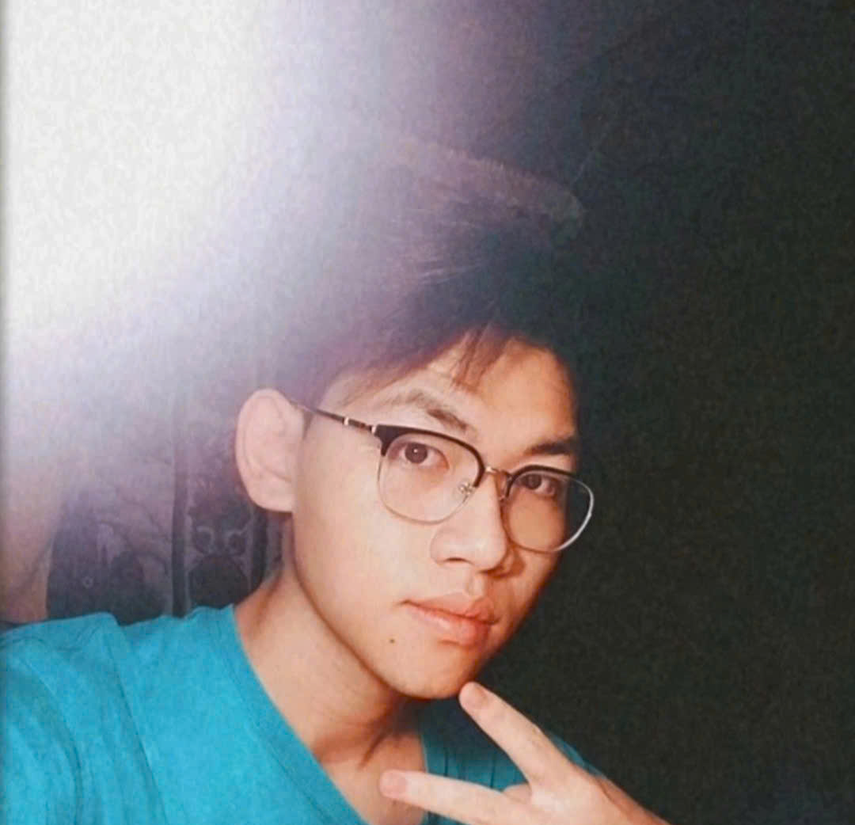
#> input picture samples/selfie.png, 855 x 825 px, shrunk from 1080 x 1042 before the run
$ python -i canny_edge_detection.py   (imports and definitions only)
#> lines starting #> are read from the running program, lines starting #| are printed output that depends on the picture
from typing import Tuple
import numpy as np
from scipy import ndimage

# Using built-in function
#-----------------------------------------------------#
#def canny_edge_detection(img):                       |
#    canny_edges = cv2.Canny(img, 100, 150)           |
#    return canny_edges                               |
#-----------------------------------------------------#

def rgb2gray(rgb: np.ndarray) -> np.ndarray:
    """
    Convert an RGB image into grayscale using the standard luminance coefficients

    Parameters:
        rgb: The input image in RGB format (3-channel color image)

    --------------------------------------------------
    Returns:
        np.ndarray: The resulting grayscale image
    """
    return np.dot(rgb[..., :3], [0.2989, 0.5870, 0.1140])

def gaussian_filter(image: np.ndarray) -> np.ndarray:
    """
    Apply a Gaussian filter for noise reduction to the input image

    Parameters:
        image: The input image (grayscale)

    --------------------------------------------------
    Returns:
        image_blurred: The blurred image after applying the Gaussian filter
    """
    # Create Gaussian kernel
    size = 5
    sigma = 1.4

    size = size // 2
    x, y = np.mgrid[-size:size + 1, -size:size + 1]
    normal = 1 / (2.0 * np.pi * (sigma ** 2))
    gaussian_kernel = np.exp(-((x ** 2 + y ** 2) / (2.0 * (sigma ** 2)))) * normal

    gray_image = rgb2gray(image)  # Convert image to grayscale

    image_blurred = ndimage.convolve(gray_image, gaussian_kernel)  # Apply Gaussian filter
    return image_blurred

def sobel_filters(image: np.ndarray) -> Tuple[np.ndarray, np.ndarray]:
    """
    Compute the gradient magnitudes and directions using Sobel filters

    Parameters:
        image: The input image (grayscale)

    --------------------------------------------------
    Returns:
        grad_mag: The gradient magnitudes of the image
        theta: The gradient directions (angles) of the image
    """
    # Sobel kernels for edge detection
    Kx = np.array([
        [-1, 0, 1],
        [-2, 0, 2],
        [-1, 0, 1]], dtype=np.float32)
    Ky = np.array([
        [1, 2, 1],
        [0, 0, 0],
        [-1, -2, -1]], dtype=np.float32)

    # Compute gradients in x and y directions
    Ix = ndimage.convolve(image, Kx)
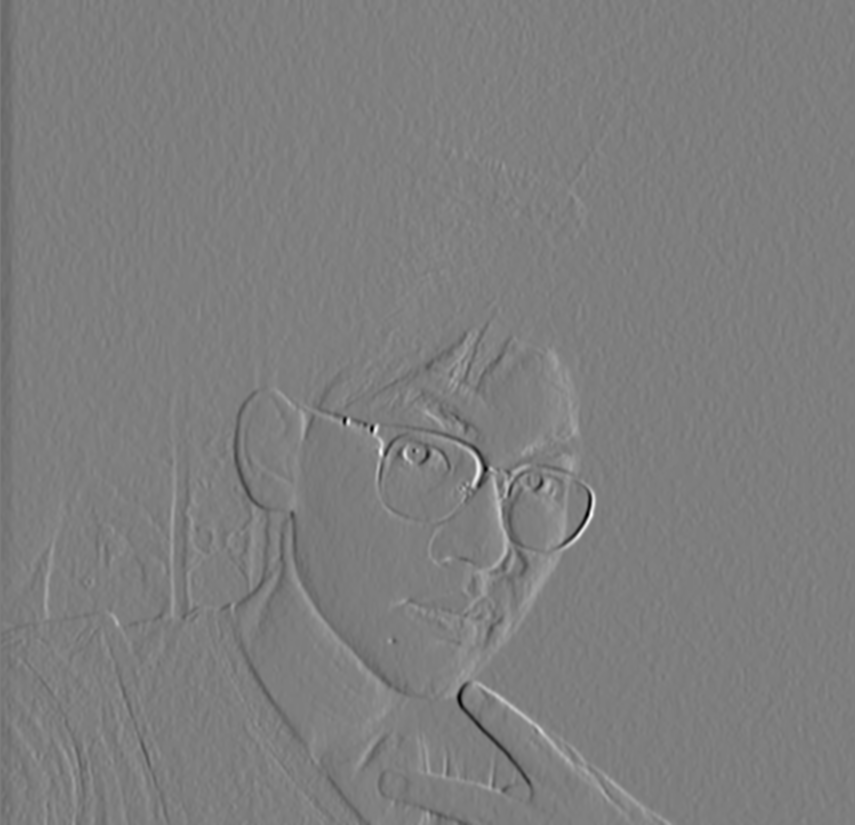
#> Ix: shape (825, 855) float64; min -256.6, max 262.2, mean 0.8; drawn with min black and max white
    Iy = ndimage.convolve(image, Ky)
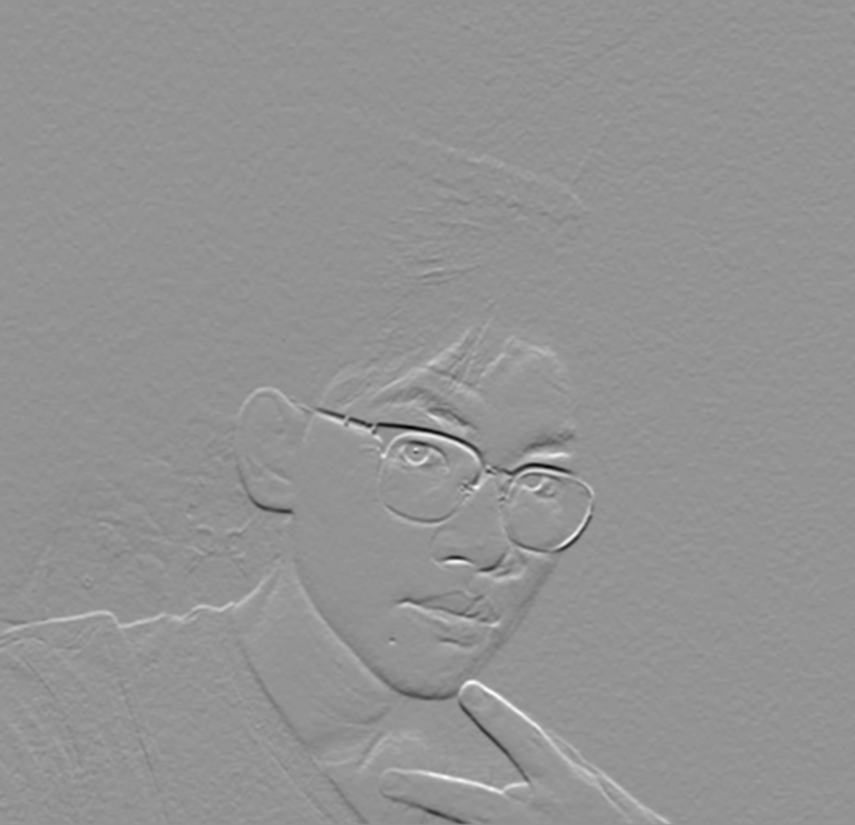
#> Iy: shape (825, 855) float64; min -279.5, max 204, mean -0.2; drawn with min black and max white

    # Compute gradient magnitudes and directions (angles)
    grad_mag = np.hypot(Ix, Iy)  # Magnitude of the gradient
    theta = np.arctan2(Iy, Ix)  # Angle of the gradient
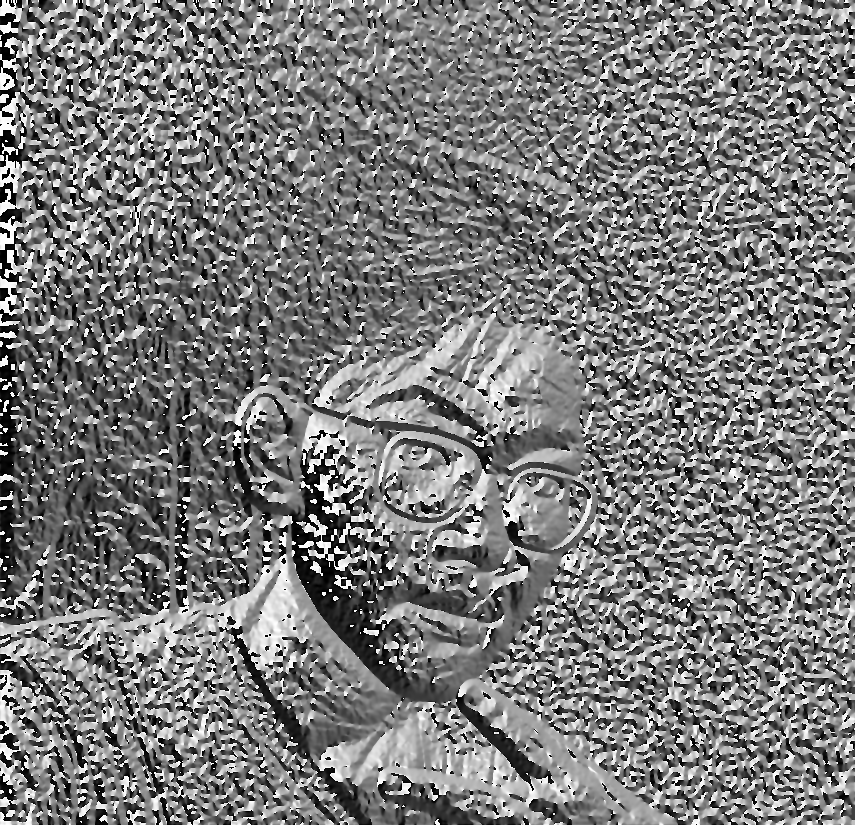
#> theta: shape (825, 855) float64; min -3.14, max 3.14, mean -0.109; drawn with min black and max white

    return (grad_mag, theta)

def non_maximum_suppress(grad_mag: np.ndarray,
                         theta: np.ndarray) -> np.ndarray:
    """
    Perform non-maximum suppression to thin the edges

    Parameters:
        grad_mag: The gradient magnitude of the image
        theta: The gradient direction (angle) of the image

    --------------------------------------------------
    Returns:
        np.ndarray: The image after non-maximum suppression (thinned edges)
    """
    h, w = grad_mag.shape
#> h = 825; w = 855
    non_max_img = np.zeros((h, w), dtype=np.int32)

    angle = theta * 180. / np.pi
    angle[angle < 0] += 180  # Normalize angles to [0, 180]
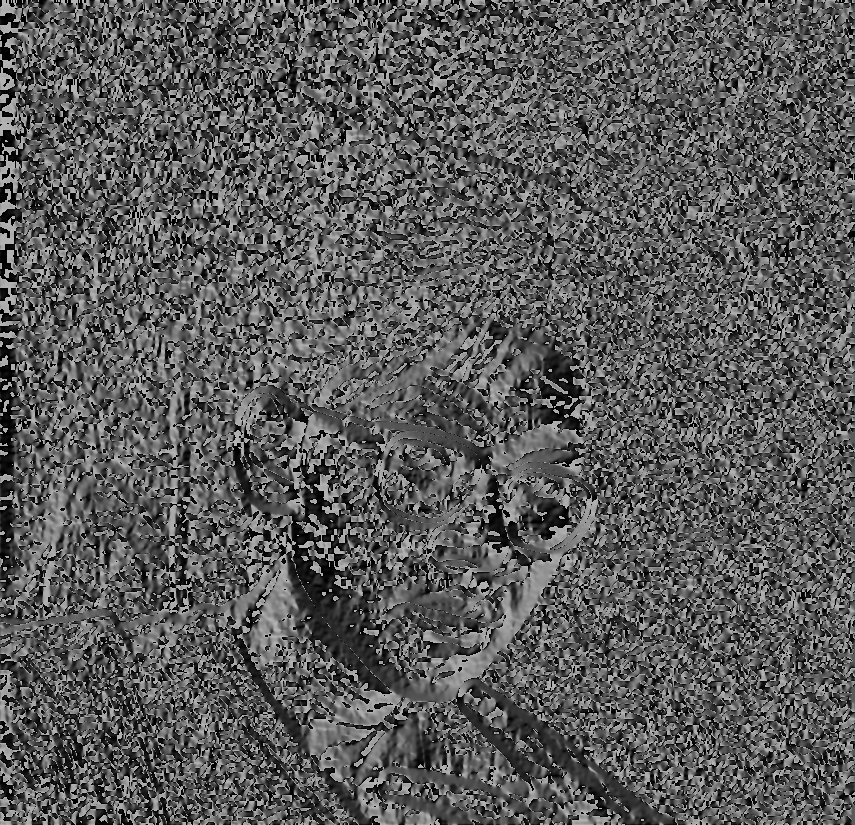
#> angle: shape (825, 855) float64; min 0, max 180, mean 90.4

    # Loop through every pixel in the image for non-maximum suppression
    for i in range(1, h):
        for j in range(1, w):
            q = 255
            r = 255
            try:
                if (0 <= angle[i, j] < 22.5) or (157.5 <= angle[i, j] <= 180):
                    q = grad_mag[i, j + 1]
                    r = grad_mag[i, j - 1]
                elif (22.5 <= angle[i, j] < 67.5):
                    q = grad_mag[i + 1, j - 1]
                    r = grad_mag[i - 1, j + 1]
                elif (67.5 <= angle[i, j] < 112.5):
                    q = grad_mag[i + 1, j]
                    r = grad_mag[i - 1, j]
                elif (112.5 <= angle[i, j] < 157.5):
                    q = grad_mag[i - 1, j - 1]
                    r = grad_mag[i + 1, j + 1]

                # Non-maximum suppression step
                if (grad_mag[i, j] >= q) and (grad_mag[i, j] >= r):
                    non_max_img[i, j] = grad_mag[i, j]
                else:
                    non_max_img[i, j] = 0
            except:
                pass
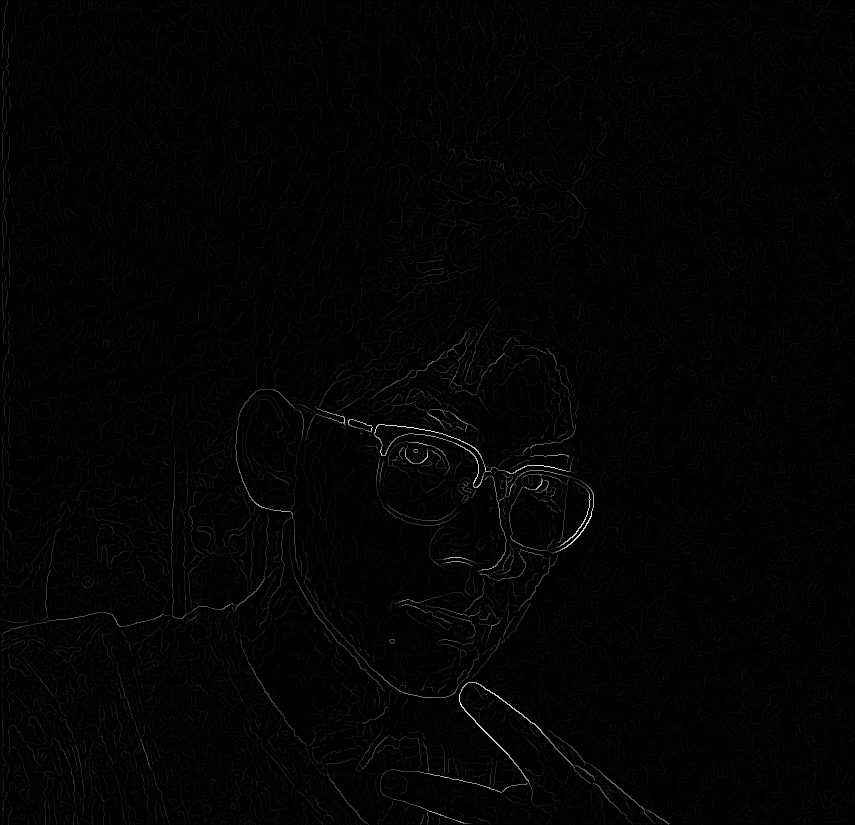
#> non_max_img: shape (825, 855) int32; min 0, max 280, mean 3; drawn with min black and max white

    return non_max_img

def double_thres(image: np.ndarray,
                 grad_mag: np.ndarray,
                 weak_pix: int,
                 strong_pix: int,
                 weak_ratio: float,
                 strong_ratio: float) -> np.ndarray:
    """
    Apply double thresholding to the image to classify pixels as weak or strong edges

    Parameters:
        image: The input image (grayscale)
        grad_mag: The gradient magnitudes of the image
        weak_pix: The pixel value representing weak edges
        strong_pix: The pixel value representing strong edges
        weak_ratio: The threshold ratio for weak edges
        strong_ratio: The threshold ratio for strong edges

    --------------------------------------------------
    Returns:
        image_thresh: The image with classified edge pixels (weak or strong)
    """
#> called with weak_pix = 100, strong_pix = 255, weak_ratio = 0.09, strong_ratio = 0.17
    h, w = image.shape
#> h = 825; w = 855

    mag_max = np.max(grad_mag)  # Maximum gradient magnitude
#> mag_max = 280.8
    strong_thres = mag_max * strong_ratio
#> strong_thres = 47.74
    weak_thres = strong_thres * weak_ratio
#> weak_thres = 4.3

    image_thresh = np.zeros((h, w), dtype=np.int32)

    strong_i, strong_j = np.where(image >= strong_thres)
#> strong_i = 6328 values from 165 to 824; strong_j = 6328 values, max 669 at index 6323, min 5 at index 4423, mean 424.6
    weak_i, weak_j = np.where((image >= weak_thres) & (image <= strong_thres))

    image_thresh[strong_i, strong_j] = strong_pix
    image_thresh[weak_i, weak_j] = weak_pix

    return image_thresh

def hysteresis(image: np.ndarray,
               weak_pix: int,
               strong_pix: int) -> np.ndarray:
    """
    Apply edge tracking using hysteresis to finalize edge detection

    Parameters:
        image: The input image (edge classification result)
        weak_pix: The pixel value representing weak edges
        strong_pix: The pixel value representing strong edges

    --------------------------------------------------
    Returns:
        edges: The final edge-detected image after hysteresis
    """
#> called with weak_pix = 100, strong_pix = 255
    h, w = image.shape
#> h = 825; w = 855

    edges = np.copy(image)
    for i in range(1, h - 1):
        for j in range(1, w - 1):
            try:
                # Check neighbors for strong pixels
                if (image[i, j] == weak_pix):
                    if (image[i + 1, j - 1] == strong_pix) or \
                        (image[i + 1, j] == strong_pix) or \
                        (image[i + 1, j + 1] == strong_pix) or \
                        (image[i, j - 1] == strong_pix) or \
                        (image[i, j + 1] == strong_pix) or \
                        (image[i - 1, j - 1] == strong_pix) or \
                        (image[i - 1, j] == strong_pix) or \
                        (image[i - 1, j + 1] == strong_pix):

                        edges[i, j] = strong_pix
                    else:
                        edges[i, j] = 0
            except:
                pass
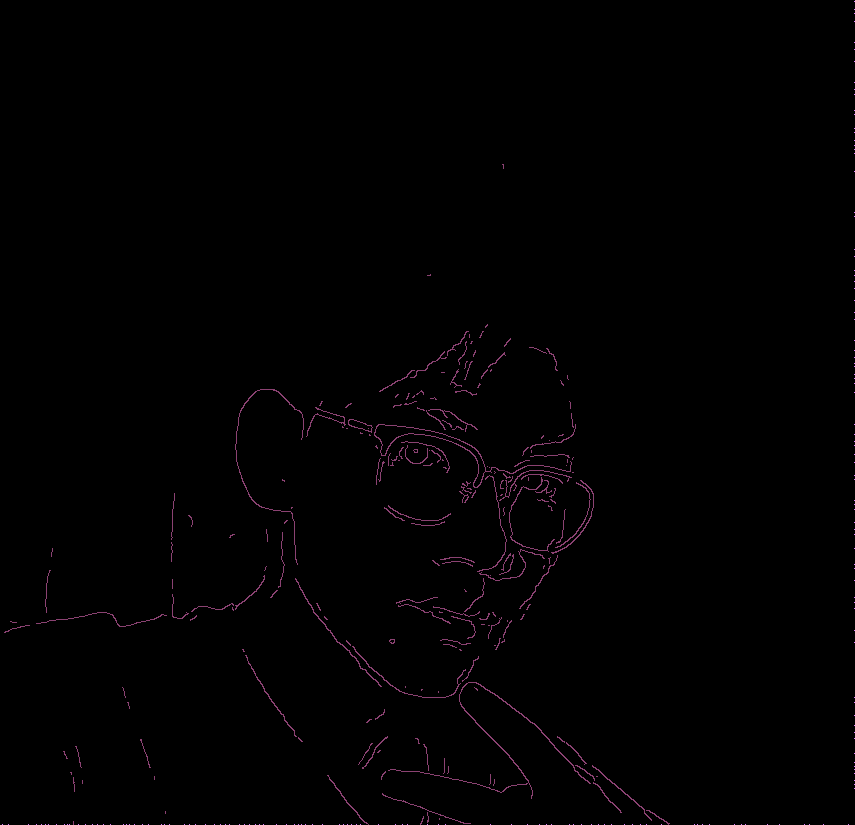
#> edges: shape (825, 855) int32; 3 distinct labels, from 0 to 255; one colour per label, 0 black

    return edges

def canny_edge_detection(image: np.ndarray,
                         weak_pix: int = 100,
                         strong_pix: int = 255,
                         strong_ratio: float = 0.17,
                         weak_ratio: float = 0.09) -> np.ndarray:
    """
    Perform Canny edge detection on the input image

    Parameters:
        image: The input image in RGB format (3-channel color image)
        weak_pix: The pixel value for weak edges
        strong_pix: The pixel value for strong edges
        strong_ratio: The ratio to determine the strong threshold
        weak_ratio: The ratio to determine the weak threshold

    --------------------------------------------------
    Returns:
        canny_edges: The final edge-detected image in binary format
    """
    image_blurred = gaussian_filter(image)  # Apply Gaussian filter to reduce noise

    grad_mag, theta = sobel_filters(image_blurred)  # Compute gradients

    non_max_img = non_maximum_suppress(grad_mag, theta)  # Apply non-maximum suppression

    image_thresh = double_thres(non_max_img,
                                grad_mag,
                                weak_pix,
                                strong_pix,
                                weak_ratio,
                                strong_ratio)  # Apply double thresholding

    canny_edges = hysteresis(image_thresh,
                             weak_pix,
                             strong_pix)  # Perform hysteresis to finalize edges

    return canny_edges

>>> import cv2
>>> picture = cv2.cvtColor(cv2.imread('../../samples/selfie.png'), cv2.COLOR_BGR2RGB)
>>> result = canny_edge_detection(picture)
